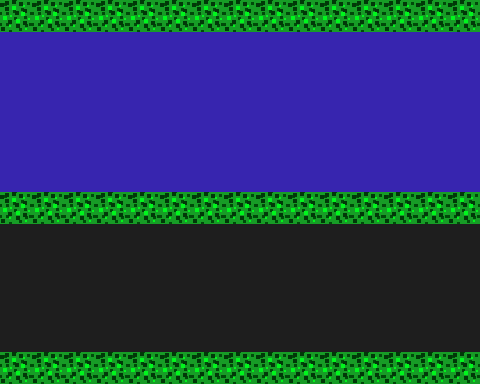

Rendered tile map (Tiled .tmx) drawn with the repository's tilesets; below, a short description and the full map source, tile grids included:
An orthogonal 15x12 tile map with 32x32 px tiles, 1 tile layer (level), 4 tilesets.

<map version="1.2" tiledversion="1.2.2" orientation="orthogonal" renderorder="right-down" width="15" height="12" tilewidth="32" tileheight="32" infinite="0" nextlayerid="30" nextobjectid="1">
 <tileset firstgid="1" source="Grass.tsx" />
 <tileset firstgid="2" source="Road.tsx" />
 <tileset firstgid="3" source="Water.tsx" />
 <tileset firstgid="4" source="Grass2.tsx" />
 <layer id="29" name="level" width="15" height="12">
  <data encoding="csv">
4,4,4,4,4,4,4,4,4,4,4,4,4,4,4,
3,3,3,3,3,3,3,3,3,3,3,3,3,3,3,
3,3,3,3,3,3,3,3,3,3,3,3,3,3,3,
3,3,3,3,3,3,3,3,3,3,3,3,3,3,3,
3,3,3,3,3,3,3,3,3,3,3,3,3,3,3,
3,3,3,3,3,3,3,3,3,3,3,3,3,3,3,
4,4,4,4,4,4,4,4,4,4,4,4,4,4,4,
2,2,2,2,2,2,2,2,2,2,2,2,2,2,2,
2,2,2,2,2,2,2,2,2,2,2,2,2,2,2,
2,2,2,2,2,2,2,2,2,2,2,2,2,2,2,
2,2,2,2,2,2,2,2,2,2,2,2,2,2,2,
4,4,4,4,4,4,4,4,4,4,4,4,4,4,4
</data>
 </layer>
</map>
